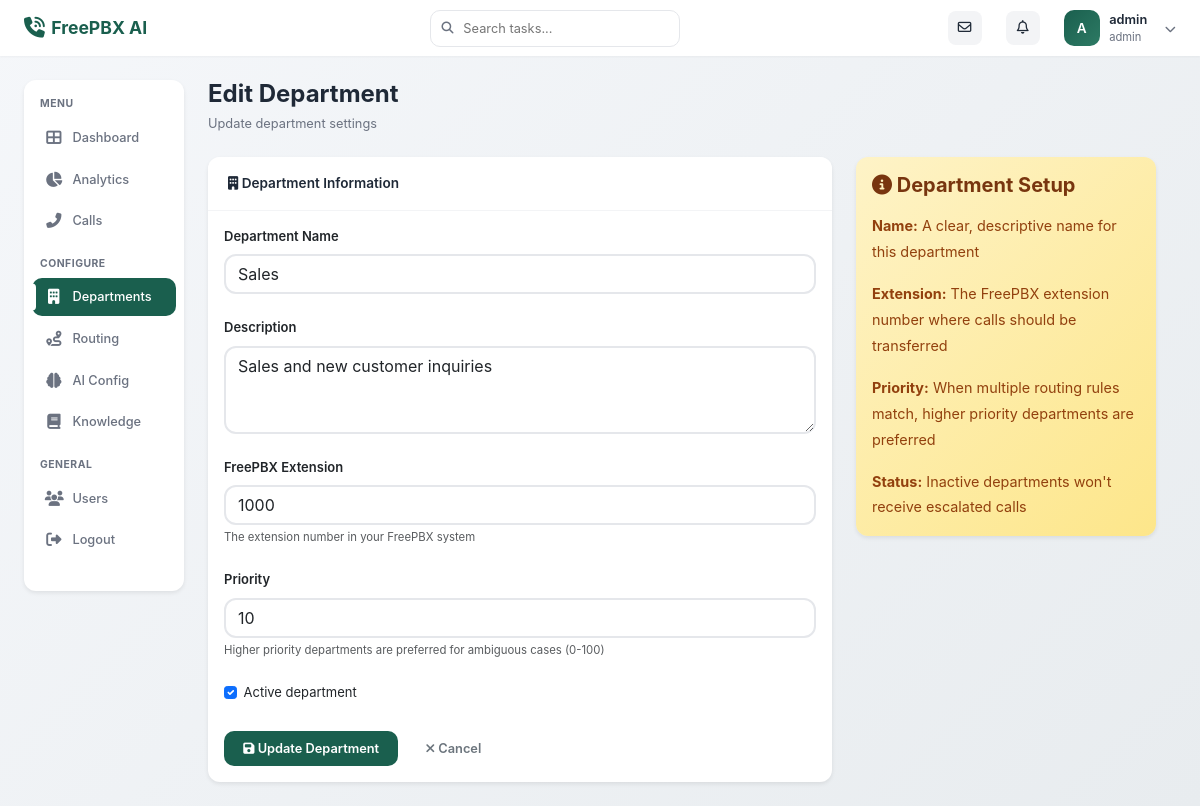
Page /admin/departments/1/edit (signed in) on the committed database.
### models/user.py (models this page shows, shortened)
class User(UserMixin, db.Model):
    __tablename__ = 'users'
    id = db.Column(db.Integer, primary_key=True)
    username = db.Column(db.String(80), unique=True, nullable=False, index=True)
    email = db.Column(db.String(120), unique=True, nullable=True)
    password_hash = db.Column(db.String(255), nullable=False)
    role = db.Column(db.String(20), nullable=False, default='viewer')
    is_active = db.Column(db.Boolean, default=True, nullable=False)
    created_at = db.Column(db.DateTime, default=datetime.utcnow, nullable=False)
    last_login = db.Column(db.DateTime)
    def has_permission(self, required_role):
        role_hierarchy = {'viewer': 1, 'manager': 2, 'admin': 3}
        return role_hierarchy.get(self.role, 0) >= role_hierarchy.get(required_role, 0)

### models/department.py (models this page shows, shortened)
class Department(db.Model):
    __tablename__ = 'departments'
    id = db.Column(db.Integer, primary_key=True)
    name = db.Column(db.String(100), nullable=False, unique=True)
    description = db.Column(db.Text)
    extension = db.Column(db.String(20), nullable=False)
    priority = db.Column(db.Integer, default=0)
    is_active = db.Column(db.Boolean, default=True, nullable=False)
    business_hours = db.Column(db.Text)
    created_at = db.Column(db.DateTime, default=datetime.utcnow, nullable=False)
    updated_at = db.Column(db.DateTime, default=datetime.utcnow, onupdate=datetime.utcnow)
    routing_rules = db.relationship('RoutingRule', backref='department', lazy='dynamic',
                                    cascade='all, delete-orphan')

### blueprints/admin/routes.py (the view, shortened to what this page needs)
@admin_bp.route('/departments/<int:dept_id>/edit', methods=['GET', 'POST'])
@login_required
def edit_department(dept_id):
    if not current_user.has_permission('manager'):
        flash('Access denied. Manager privileges required.', 'error')
        return redirect(url_for('admin.dashboard'))
    dept = Department.query.get_or_404(dept_id)
    return render_template('admin/department_form.html', department=dept)

### templates/admin/department_form.html (shortened to what this page needs)
{% extends "base.html" %}
{% block content %}
<div class="page-header">
    <h1 class="page-title">{{ 'Edit' if department else 'Create' }} Department</h1>
    <p class="page-subtitle">{{ 'Update department settings' if department else 'Add a new department for call routing' }}</p>
</div>
<div class="row">
    <div class="col-md-8">
        <div class="card">
            <div class="card-header">
                <i class="fas fa-building"></i> Department Information
            </div>
            <div class="card-body">
                <form method="POST">
                    <div class="mb-4">
                        <label for="name" class="form-label" style="font-weight: 600;">Department Name</label>
                        <input type="text" class="form-control" id="name" name="name"
                               value="{{ department.name if department else '' }}" required
                               style="border-radius: 12px; border: 2px solid #e5e7eb;">
                    </div>
                    <div class="mb-4">
                        <label for="description" class="form-label" style="font-weight: 600;">Description</label>
                        <textarea class="form-control" id="description" name="description" rows="3"
                                  style="border-radius: 12px; border: 2px solid #e5e7eb;">{{ department.description if department else '' }}</textarea>
                    </div>
                    <div class="mb-4">
                        <label for="extension" class="form-label" style="font-weight: 600;">FreePBX Extension</label>
                        <input type="text" class="form-control" id="extension" name="extension"
                               value="{{ department.extension if department else '' }}" required
                               style="border-radius: 12px; border: 2px solid #e5e7eb;">
                        <div class="form-text">The extension number in your FreePBX system</div>
                    </div>
                    <div class="mb-4">
                        <label for="priority" class="form-label" style="font-weight: 600;">Priority</label>
                        <input type="number" class="form-control" id="priority" name="priority"
                               value="{{ department.priority if department else 0 }}" min="0" max="100"
                               style="border-radius: 12px; border: 2px solid #e5e7eb;">
                        <div class="form-text">Higher priority departments are preferred for ambiguous cases (0-100)</div>
                    </div>
                    {% if department %}
                    <div class="mb-4">
                        <div class="form-check">
                            <input class="form-check-input" type="checkbox" id="is_active" name="is_active"
                                   {% if department.is_active %}checked{% endif %}>
                            <label class="form-check-label" for="is_active">
                                Active department
                            </label>
                        </div>
                    </div>
                    {% endif %}
                    <div class="d-flex gap-2">
                        <button type="submit" class="btn btn-primary">
                            <i class="fas fa-save"></i> {{ 'Update' if department else 'Create' }} Department
                        </button>
                        <a href="{{ url_for('admin.departments') }}" class="btn btn-outline-secondary">
                            <i class="fas fa-times"></i> Cancel
                        </a>
                    </div>
                </form>
            </div>
        </div>
    </div>
    <div class="col-md-4">
        <div class="card" style="background: linear-gradient(135deg, #fef3c7 0%, #fde68a 100%); border: none;">
            <div class="card-body">
                <h5 style="font-weight: 700; margin-bottom: 1rem; color: #78350f;">
                    <i class="fas fa-info-circle"></i> Department Setup
                </h5>
                <div style="font-size: 0.9rem; color: #92400e; line-height: 1.8;">
                    <p><strong>Name:</strong> A clear, descriptive name for this department</p>
                    <p><strong>Extension:</strong> The FreePBX extension number where calls should be transferred</p>
                    <p><strong>Priority:</strong> When multiple routing rules match, higher priority departments are preferred</p>
                    <p style="margin-bottom: 0;"><strong>Status:</strong> Inactive departments won't receive escalated calls</p>
                </div>
            </div>
        </div>
    </div>
</div>
{% endblock %}

### templates/base.html (shortened to what this page needs)
<!DOCTYPE html>
<html lang="en">
<head>
    <link href="https://cdn.jsdelivr.net/npm/bootstrap@5.3.0/dist/css/bootstrap.min.css" rel="stylesheet">
    <link href="https://cdnjs.cloudflare.com/ajax/libs/font-awesome/6.4.0/css/all.min.css" rel="stylesheet">
</head>
<body>
    <nav class="navbar">
        <div class="container-fluid px-0">
            <a class="navbar-brand" href="{{ url_for('admin.dashboard') }}">
                <i class="fas fa-phone-volume"></i>
                <span>FreePBX AI</span>
            </a>
            {% if current_user.is_authenticated %}
            <div class="search-box">
                <i class="fas fa-search"></i>
                <input type="text" placeholder="Search tasks..." id="searchInput">
            </div>
            <div class="navbar-actions">
                <button class="icon-btn">
                    <i class="far fa-envelope"></i>
                </button>
                <button class="icon-btn">
                    <i class="far fa-bell"></i>
                </button>
                <div class="dropdown">
                    <div class="user-profile" data-bs-toggle="dropdown" aria-expanded="false" style="cursor: pointer;">
                        <div class="user-avatar">
                            {{ current_user.username[0].upper() }}
                        </div>
                        <div class="user-info">
                            <div class="user-name">{{ current_user.username }}</div>
                            <div class="user-email">{{ current_user.role }}</div>
                        </div>
                        <i class="fas fa-chevron-down" style="font-size: 0.7rem; margin-left: 0.5rem; color: var(--text-secondary);"></i>
                    </div>
                </div>
            </div>
            {% endif %}
        </div>
    </nav>
    <div class="main-container">
        {% if current_user.is_authenticated %}
        <aside class="sidebar">
            <div class="sidebar-section">
                <div class="sidebar-label">Menu</div>
                <ul class="sidebar-nav">
                    <li class="sidebar-nav-item">
                        <a href="{{ url_for('admin.dashboard') }}"
                           class="sidebar-nav-link {% if request.endpoint == 'admin.dashboard' %}active{% endif %}">
                            <i class="fas fa-th-large"></i>
                            <span>Dashboard</span>
                        </a>
                    </li>
                    <li class="sidebar-nav-item">
                        <a href="{{ url_for('admin.analytics') }}"
                           class="sidebar-nav-link {% if request.endpoint == 'admin.analytics' %}active{% endif %}">
                            <i class="fas fa-chart-pie"></i>
                            <span>Analytics</span>
                        </a>
                    </li>
                    <li class="sidebar-nav-item">
                        <a href="{{ url_for('admin.call_logs') }}"
                           class="sidebar-nav-link {% if request.endpoint in ['admin.call_logs', 'admin.call_detail'] %}active{% endif %}">
                            <i class="fas fa-phone-alt"></i>
                            <span>Calls</span>
                        </a>
                    </li>
                </ul>
            </div>
            {% if current_user.has_permission('manager') %}
            <div class="sidebar-section">
                <div class="sidebar-label">Configure</div>
                <ul class="sidebar-nav">
                    <li class="sidebar-nav-item">
                        <a href="{{ url_for('admin.departments') }}"
                           class="sidebar-nav-link {% if 'department' in request.endpoint %}active{% endif %}">
                            <i class="fas fa-building"></i>
                            <span>Departments</span>
                        </a>
                    </li>
                    <li class="sidebar-nav-item">
                        <a href="{{ url_for('admin.routing_rules') }}"
                           class="sidebar-nav-link {% if 'routing' in request.endpoint %}active{% endif %}">
                            <i class="fas fa-route"></i>
                            <span>Routing</span>
                        </a>
                    </li>
                    <li class="sidebar-nav-item">
                        <a href="{{ url_for('admin.ai_config') }}"
                           class="sidebar-nav-link {% if 'ai_config' in request.endpoint %}active{% endif %}">
                            <i class="fas fa-brain"></i>
                            <span>AI Config</span>
                        </a>
                    </li>
                    <li class="sidebar-nav-item">
                        <a href="{{ url_for('admin.knowledge_base') }}"
                           class="sidebar-nav-link {% if 'knowledge' in request.endpoint %}active{% endif %}">
                            <i class="fas fa-book"></i>
                            <span>Knowledge</span>
                        </a>
                    </li>
                </ul>
            </div>
            {% endif %}
            <div class="sidebar-section">
                <div class="sidebar-label">General</div>
                <ul class="sidebar-nav">
                    {% if current_user.has_permission('admin') %}
                    <li class="sidebar-nav-item">
                        <a href="{{ url_for('auth.list_users') }}"
                           class="sidebar-nav-link {% if 'users' in request.endpoint %}active{% endif %}">
                            <i class="fas fa-users"></i>
                            <span>Users</span>
                        </a>
                    </li>
                    {% endif %}
                    <li class="sidebar-nav-item">
                        <a href="{{ url_for('auth.logout') }}" class="sidebar-nav-link">
                            <i class="fas fa-sign-out-alt"></i>
                            <span>Logout</span>
                        </a>
                    </li>
                </ul>
            </div>
        </aside>
        {% endif %}
        <main class="main-content">
            {% block content %}{% endblock %}
        </main>
    </div>
</body>
</html>

### rows in the picture
User: username "A", username "admin", role "admin"
Department: name "Sales", description "Sales and new customer inquiries", extension "1000", priority "10", is_active "☑"

### other values in the picture
{{ 'Edit' if department else 'Create' }} "Edit"
{{ 'Update' if department else 'Create' }} "Update"
